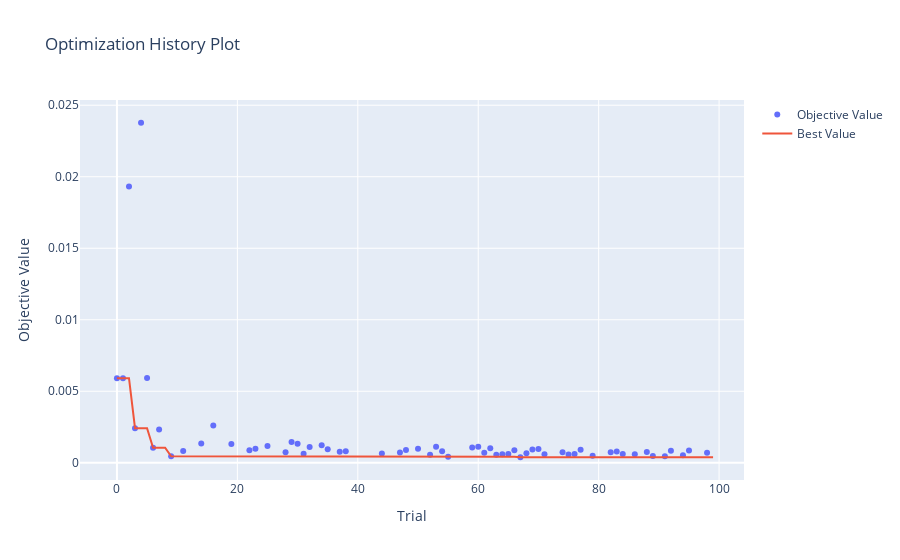
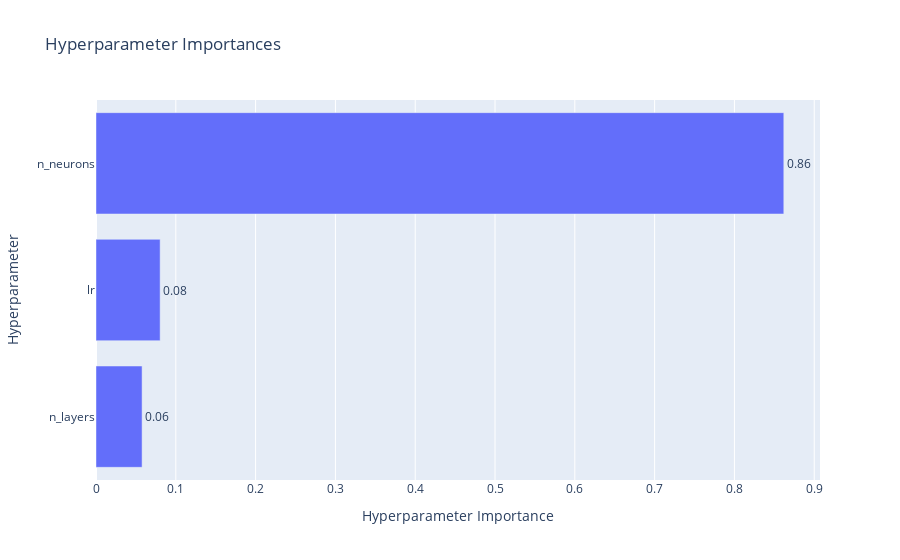
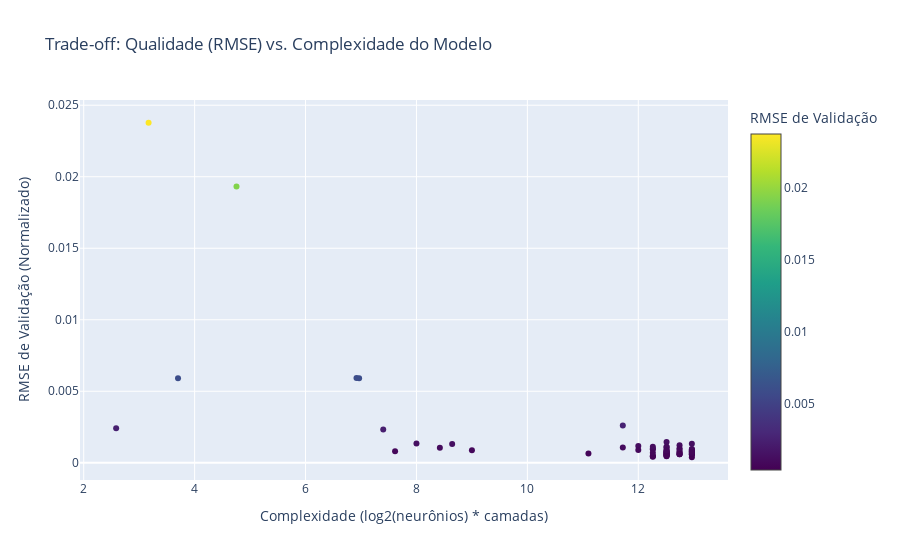

Notebook code cell kept with these figures, in order:
### Code cell
# --- Bloco 7: Gráficos Elaborados do Optuna ---

print("Gerando gráficos do Optuna...")

# Gráfico 1: Histórico de Otimização (RMSE vs. Trial)
fig1 = optuna.visualization.plot_optimization_history(study)
fig1.show()

# Gráfico 2: Importância dos Hiperparâmetros
fig2 = optuna.visualization.plot_param_importances(study)
fig2.show()

# Gráfico 3: Gráfico Customizado (Qualidade vs. Complexidade)
# Este é o gráfico que você pediu
trials = [t for t in study.trials if t.state == TrialState.COMPLETE]
complexities = [t.user_attrs['complexity'] for t in trials]
val_rmses = [t.value for t in trials]
trial_numbers = [t.number for t in trials]

fig3 = go.Figure(data=go.Scatter(
    x=complexities,
    y=val_rmses,
    mode='markers',
    text=[f'Trial: {n}<br>RMSE: {r:.4f}<br>Complex: {c:.2f}' 
          for n, r, c in zip(trial_numbers, val_rmses, complexities)],
    marker=dict(
        color=val_rmses,
        colorscale='Viridis',
        showscale=True,
        colorbar=dict(title='RMSE de Validação')
    )
))
fig3.update_layout(
    title='Trade-off: Qualidade (RMSE) vs. Complexidade do Modelo',
    xaxis_title='Complexidade (log2(neurônios) * camadas)',
    yaxis_title='RMSE de Validação (Normalizado)',
    hovermode='closest'
)
fig3.show()

### Figure 1 — Plotly figure (JSON) as saved in the notebook; plotly's stock layout.template omitted (floating-point values rounded to 4 significant figures)
{"data": [{"mode": "markers", "name": "Objective Value", "type": "scatter", "x": [0, 1, 2, 3, 4, 5, 6, 7, 9, 11, 14, 16, 19, 22, 23, 25, 28, 29, 30, 31, 32, 34, 35, 37, 38, 44, 47, 48, 50, 52, 53, 54, 55, 59, 60, 61, 62, 63, 64, 65, 66, 67, 68, 69, 70, 71, 74, 75, 76, 77, 79, 82, 83, 84, 86, 88, 89, 91, 92, 94, 95, 98], "y": [0.005912, 0.005914, 0.01931, 0.002421, 0.02377, 0.005922, 0.001058, 0.002324, 0.0004551, 0.0008269, 0.001354, 0.002603, 0.001319, 0.000875, 0.0009871, 0.001169, 0.0007425, 0.001459, 0.00133, 0.0006354, 0.0011, 0.001225, 0.0009476, 0.0007672, 0.0008087, 0.000656, 0.0007257, 0.0008967, 0.0009784, 0.0005576, 0.001128, 0.0008063, 0.0004281, 0.001078, 0.001126, 0.0007103, 0.001019, 0.0005679, 0.0005976, 0.0006131, 0.0008707, 0.0003876, 0.0006689, 0.0009219, 0.0009725, 0.0005985, 0.0007346, 0.0005817, 0.0006235, 0.0009098, 0.0004959, 0.0007445, 0.0007911, 0.0006094, 0.0006004, 0.0007623, 0.0004794, 0.0004577, 0.000835, 0.0005248, 0.0008607, 0.0007038]}, {"mode": "lines", "name": "Best Value", "type": "scatter", "x": [0, 1, 2, 3, 4, 5, 6, 7, 8, 9, 10, 11, 12, 13, 14, 15, 16, 17, 18, 19, 20, 21, 22, 23, 24, 25, 26, 27, 28, 29, 30, 31, 32, 33, 34, 35, 36, 37, 38, 39, 40, 41, 42, 43, 44, 45, 46, 47, 48, 49, 50, 51, 52, 53, 54, 55, 56, 57, 58, 59, 60, 61, 62, 63, 64, 65, 66, 67, 68, 69, 70, 71, 72, 73, 74, 75, 76, 77, 78, 79, 80, 81, 82, 83, 84, 85, 86, 87, 88, 89, 90, 91, 92, 93, 94, 95, 96, 97, 98, 99], "y": [0.005912, 0.005912, 0.005912, 0.002421, 0.002421, 0.002421, 0.001058, 0.001058, 0.001058, 0.0004551, 0.0004551, 0.0004551, 0.0004551, 0.0004551, 0.0004551, 0.0004551, 0.0004551, 0.0004551, 0.0004551, 0.0004551, 0.0004551, 0.0004551, 0.0004551, 0.0004551, 0.0004551, 0.0004551, 0.0004551, 0.0004551, 0.0004551, 0.0004551, 0.0004551, 0.0004551, 0.0004551, 0.0004551, 0.0004551, 0.0004551, 0.0004551, 0.0004551, 0.0004551, 0.0004551, 0.0004551, 0.0004551, 0.0004551, 0.0004551, 0.0004551, 0.0004551, 0.0004551, 0.0004551, 0.0004551, 0.0004551, 0.0004551, 0.0004551, 0.0004551, 0.0004551, 0.0004551, 0.0004281, 0.0004281, 0.0004281, 0.0004281, 0.0004281, 0.0004281, 0.0004281, 0.0004281, 0.0004281, 0.0004281, 0.0004281, 0.0004281, 0.0003876, 0.0003876, 0.0003876, 0.0003876, 0.0003876, 0.0003876, 0.0003876, 0.0003876, 0.0003876, 0.0003876, 0.0003876, 0.0003876, 0.0003876, 0.0003876, 0.0003876, 0.0003876, 0.0003876, 0.0003876, 0.0003876, 0.0003876, 0.0003876, 0.0003876, 0.0003876, 0.0003876, 0.0003876, 0.0003876, 0.0003876, 0.0003876, 0.0003876, 0.0003876, 0.0003876, 0.0003876, 0.0003876]}, {"marker": {"color": "#cccccc"}, "mode": "markers", "name": "Infeasible Trial", "showlegend": false, "type": "scatter", "x": [], "y": []}], "layout": {"title": {"text": "Optimization History Plot"}, "xaxis": {"title": {"text": "Trial"}}, "yaxis": {"title": {"text": "Objective Value"}}}}

### Figure 2 — Plotly figure (JSON) as saved in the notebook; plotly's stock layout.template omitted (floating-point values rounded to 4 significant figures)
{"data": [{"cliponaxis": false, "hovertemplate": ["n_layers (IntDistribution): 0.05775181555867733<extra></extra>", "lr (FloatDistribution): 0.08036671779218332<extra></extra>", "n_neurons (IntDistribution): 0.8618814666491393<extra></extra>"], "name": "Objective Value", "orientation": "h", "text": ["0.06", "0.08", "0.86"], "textposition": "outside", "type": "bar", "x": [0.05775, 0.08037, 0.8619], "y": ["n_layers", "lr", "n_neurons"]}], "layout": {"title": {"text": "Hyperparameter Importances"}, "xaxis": {"title": {"text": "Hyperparameter Importance"}}, "yaxis": {"title": {"text": "Hyperparameter"}}}}

### Figure 3 — Plotly figure (JSON) as saved in the notebook; plotly's stock layout.template omitted (floating-point values rounded to 4 significant figures)
{"data": [{"marker": {"color": [0.005912, 0.005914, 0.01931, 0.002421, 0.02377, 0.005922, 0.001058, 0.002324, 0.0004551, 0.0008269, 0.001354, 0.002603, 0.001319, 0.000875, 0.0009871, 0.001169, 0.0007425, 0.001459, 0.00133, 0.0006354, 0.0011, 0.001225, 0.0009476, 0.0007672, 0.0008087, 0.000656, 0.0007257, 0.0008967, 0.0009784, 0.0005576, 0.001128, 0.0008063, 0.0004281, 0.001078, 0.001126, 0.0007103, 0.001019, 0.0005679, 0.0005976, 0.0006131, 0.0008707, 0.0003876, 0.0006689, 0.0009219, 0.0009725, 0.0005985, 0.0007346, 0.0005817, 0.0006235, 0.0009098, 0.0004959, 0.0007445, 0.0007911, 0.0006094, 0.0006004, 0.0007623, 0.0004794, 0.0004577, 0.000835, 0.0005248, 0.0008607, 0.0007038], "colorbar": {"title": {"text": "RMSE de Validação"}}, "colorscale": [[0, "#440154"], [0.1111, "#482878"], [0.2222, "#3e4989"], [0.3333, "#31688e"], [0.4444, "#26828e"], [0.5556, "#1f9e89"], [0.6667, "#35b779"], [0.7778, "#6ece58"], [0.8889, "#b5de2b"], [1, "#fde725"]], "showscale": true}, "mode": "markers", "text": ["Trial: 0<br>RMSE: 0.0059<br>Complex: 6.97", "Trial: 1<br>RMSE: 0.0059<br>Complex: 3.70", "Trial: 2<br>RMSE: 0.0193<br>Complex: 4.75", "Trial: 3<br>RMSE: 0.0024<br>Complex: 2.58", "Trial: 4<br>RMSE: 0.0238<br>Complex: 3.17", "Trial: 5<br>RMSE: 0.0059<br>Complex: 6.92", "Trial: 6<br>RMSE: 0.0011<br>Complex: 8.42", "Trial: 7<br>RMSE: 0.0023<br>Complex: 7.40", "Trial: 9<br>RMSE: 0.0005<br>Complex: 12.26", "Trial: 11<br>RMSE: 0.0008<br>Complex: 12.97", "Trial: 14<br>RMSE: 0.0014<br>Complex: 8.00", "Trial: 16<br>RMSE: 0.0026<br>Complex: 11.72", "Trial: 19<br>RMSE: 0.0013<br>Complex: 8.64", "Trial: 22<br>RMSE: 0.0009<br>Complex: 9.00", "Trial: 23<br>RMSE: 0.0010<br>Complex: 12.51", "Trial: 25<br>RMSE: 0.0012<br>Complex: 12.00", "Trial: 28<br>RMSE: 0.0007<br>Complex: 12.51", "Trial: 29<br>RMSE: 0.0015<br>Complex: 12.51", "Trial: 30<br>RMSE: 0.0013<br>Complex: 12.97", "Trial: 31<br>RMSE: 0.0006<br>Complex: 12.51", "Trial: 32<br>RMSE: 0.0011<br>Complex: 12.51", "Trial: 34<br>RMSE: 0.0012<br>Complex: 12.74", "Trial: 35<br>RMSE: 0.0009<br>Complex: 12.26", "Trial: 37<br>RMSE: 0.0008<br>Complex: 12.74", "Trial: 38<br>RMSE: 0.0008<br>Complex: 7.61", "Trial: 44<br>RMSE: 0.0007<br>Complex: 11.10", "Trial: 47<br>RMSE: 0.0007<br>Complex: 12.74", "Trial: 48<br>RMSE: 0.0009<br>Complex: 12.00", "Trial: 50<br>RMSE: 0.0010<br>Complex: 12.26", "Trial: 52<br>RMSE: 0.0006<br>Complex: 12.51", "Trial: 53<br>RMSE: 0.0011<br>Complex: 12.51", "Trial: 54<br>RMSE: 0.0008<br>Complex: 12.97", "Trial: 55<br>RMSE: 0.0004<br>Complex: 12.26", "Trial: 59<br>RMSE: 0.0011<br>Complex: 11.72", "Trial: 60<br>RMSE: 0.0011<br>Complex: 12.26", "Trial: 61<br>RMSE: 0.0007<br>Complex: 12.51", "Trial: 62<br>RMSE: 0.0010<br>Complex: 12.74", "Trial: 63<br>RMSE: 0.0006<br>Complex: 12.97", "Trial: 64<br>RMSE: 0.0006<br>Complex: 12.97", "Trial: 65<br>RMSE: 0.0006<br>Complex: 12.97", "Trial: 66<br>RMSE: 0.0009<br>Complex: 12.97", "Trial: 67<br>RMSE: 0.0004<br>Complex: 12.97", "Trial: 68<br>RMSE: 0.0007<br>Complex: 12.97", "Trial: 69<br>RMSE: 0.0009<br>Complex: 12.97", "Trial: 70<br>RMSE: 0.0010<br>Complex: 12.97", "Trial: 71<br>RMSE: 0.0006<br>Complex: 12.74", "Trial: 74<br>RMSE: 0.0007<br>Complex: 12.97", "Trial: 75<br>RMSE: 0.0006<br>Complex: 12.51", "Trial: 76<br>RMSE: 0.0006<br>Complex: 12.51", "Trial: 77<br>RMSE: 0.0009<br>Complex: 12.74", "Trial: 79<br>RMSE: 0.0005<br>Complex: 12.26", "Trial: 82<br>RMSE: 0.0007<br>Complex: 12.51", "Trial: 83<br>RMSE: 0.0008<br>Complex: 12.51", "Trial: 84<br>RMSE: 0.0006<br>Complex: 12.74", "Trial: 86<br>RMSE: 0.0006<br>Complex: 12.74", "Trial: 88<br>RMSE: 0.0008<br>Complex: 12.97", "Trial: 89<br>RMSE: 0.0005<br>Complex: 12.51", "Trial: 91<br>RMSE: 0.0005<br>Complex: 12.51", "Trial: 92<br>RMSE: 0.0008<br>Complex: 12.51", "Trial: 94<br>RMSE: 0.0005<br>Complex: 12.51", "Trial: 95<br>RMSE: 0.0009<br>Complex: 12.51", "Trial: 98<br>RMSE: 0.0007<br>Complex: 12.26"], "type": "scatter", "x": [6.966, 3.7, 4.755, 2.585, 3.17, 6.919, 8.422, 7.401, 12.26, 12.97, 8, 11.72, 8.644, 9, 12.51, 12, 12.51, 12.51, 12.97, 12.51, 12.51, 12.74, 12.26, 12.74, 7.615, 11.1, 12.74, 12, 12.26, 12.51, 12.51, 12.97, 12.26, 11.72, 12.26, 12.51, 12.74, 12.97, 12.97, 12.97, 12.97, 12.97, 12.97, 12.97, 12.97, 12.74, 12.97, 12.51, 12.51, 12.74, 12.26, 12.51, 12.51, 12.74, 12.74, 12.97, 12.51, 12.51, 12.51, 12.51, 12.51, 12.26], "y": [0.005912, 0.005914, 0.01931, 0.002421, 0.02377, 0.005922, 0.001058, 0.002324, 0.0004551, 0.0008269, 0.001354, 0.002603, 0.001319, 0.000875, 0.0009871, 0.001169, 0.0007425, 0.001459, 0.00133, 0.0006354, 0.0011, 0.001225, 0.0009476, 0.0007672, 0.0008087, 0.000656, 0.0007257, 0.0008967, 0.0009784, 0.0005576, 0.001128, 0.0008063, 0.0004281, 0.001078, 0.001126, 0.0007103, 0.001019, 0.0005679, 0.0005976, 0.0006131, 0.0008707, 0.0003876, 0.0006689, 0.0009219, 0.0009725, 0.0005985, 0.0007346, 0.0005817, 0.0006235, 0.0009098, 0.0004959, 0.0007445, 0.0007911, 0.0006094, 0.0006004, 0.0007623, 0.0004794, 0.0004577, 0.000835, 0.0005248, 0.0008607, 0.0007038]}], "layout": {"hovermode": "closest", "title": {"text": "Trade-off: Qualidade (RMSE) vs. Complexidade do Modelo"}, "xaxis": {"title": {"text": "Complexidade (log2(neurônios) * camadas)"}}, "yaxis": {"title": {"text": "RMSE de Validação (Normalizado)"}}}}
